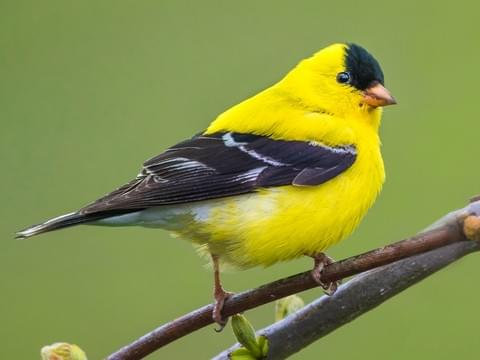
#> input picture old/testing/gold.jpg, 480 x 360 px
$ jupyter execute --allow-errors Importing_displaying_CV2.ipynb
#> lines starting #> are read from the running program, lines starting #| are printed output that depends on the picture
[cell 1]
import urllib.request
url = "http://epmgsenior.media.clients.ellingtoncms.com/img/photos/2012/04/30/p_2_goldfinch_2_t750x550.jpg?d885fc46c41745b3b5de550c70336c1b382931d2"
urllib.request.urlretrieve(url, "image.jpg")
#> (this line was passed over: the network is not available in this run)

[cell 2]
import cv2
import numpy as np
import matplotlib.pyplot as plt


img = cv2.imread('gold.jpg')
#> img is the input picture: shape (360, 480, 3); mean B, G, R 72.4, 143.9, 132.7
img_RGB= cv2.cvtColor(img, cv2.COLOR_BGR2RGB)
img_HSV = cv2.cvtColor(img_RGB, cv2.COLOR_RGB2HSV)
#> img_HSV: shape (360, 480, 3); mean H, S, V 42.8, 122.4, 147.8
h,s,v = cv2.split(img_HSV)
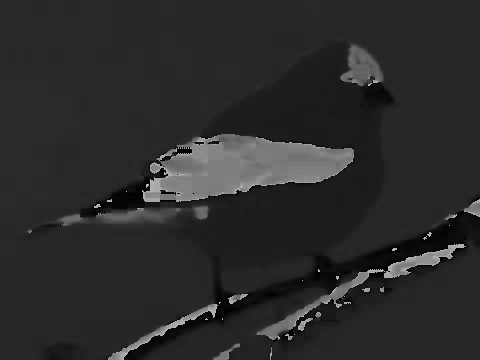
#> h: shape (360, 480); min 0, max 179, mean 42.8
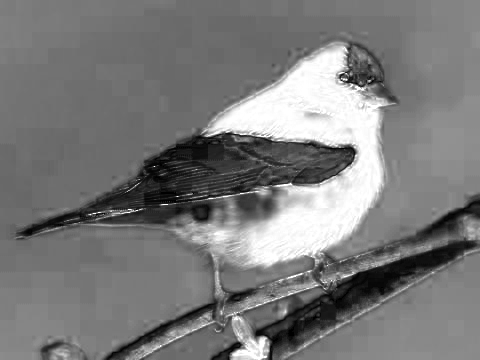
#> s: shape (360, 480); min 0, max 255, mean 122.4
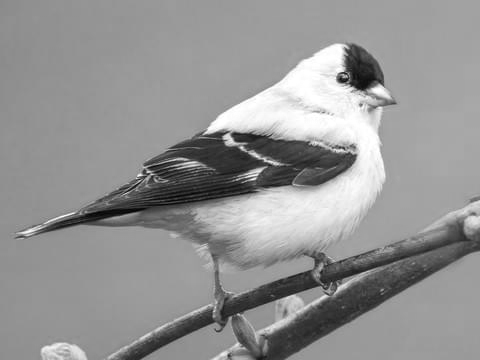
#> v: shape (360, 480); min 1, max 255, mean 147.8

[cell 3]
plt.imshow(img_RGB)

[cell 4]
from sqlalchemy import create_engine
from sqlalchemy_utils import database_exists, create_database
import psycopg2
import pandas as pd
from sklearn.model_selection import train_test_split
from sklearn.neighbors import KNeighborsClassifier

[cell 5]
img_HSV.shape
#> Out = (360, 480, 3)

[cell 6]
img_HSV_shape = img_HSV.reshape(img_HSV.shape[0]*img_HSV.shape[1], img_HSV.shape[2])

[cell 7]
img_HSV_shape.shape
#> Out = (172800, 3)

[cell 8]
h2 = v.reshape(-1,1)

[cell 9]
h2.shape
#> Out = (172800, 1)

[cell 10]
from sklearn.cluster import KMeans
kmeans = KMeans(n_clusters = 8, random_state = 42)

[cell 11]
kmeans.fit(img_HSV_shape)

[cell 12]
pic2show = kmeans.cluster_centers_[kmeans.labels_]

#> (a cell that did not finish here is left out)

[cell 14]
cluster_pic = pic2show.reshape(img_HSV.shape[0], img_HSV.shape[1], img_HSV.shape[2])

#> (a cell that did not finish here is left out)

[cell 16]
cluster_int = cluster_pic.astype(int)

[cell 17]
plt.imshow(cluster_int)
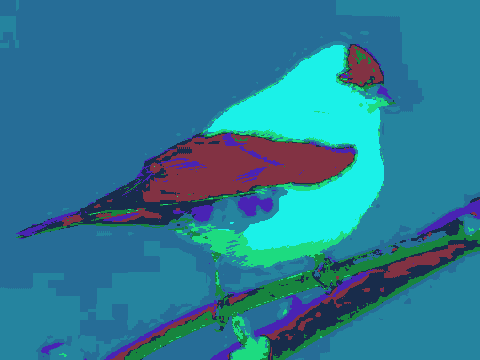
#> shown: shape (360, 480, 3); mean R, G, B 42.4, 121.8, 147.5

$ run again, with old/testing/ultramarine_100 2.jpg copied over old/testing/gold.jpg
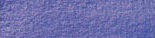
#> input picture old/testing/ultramarine_100 2.jpg, 155 x 38 px
#> img is the input picture: shape (38, 155, 3); mean B, G, R 172, 110.5, 110
#> img_HSV: shape (38, 155, 3); mean H, S, V 119.9, 94.3, 172
#> `h,s,v = cv2.split(img_HSV)`:
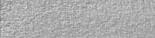
#> v: shape (38, 155); min 126, max 215, mean 172
#> h2 = 5890 values, max 215 at index 5277, min 126 at index 2790, mean 172
#> `[cell 17] plt.imshow(cluster_int)`:
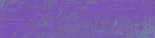
#> shown: shape (38, 155, 3); mean R, G, B 119.4, 93.8, 171.4
